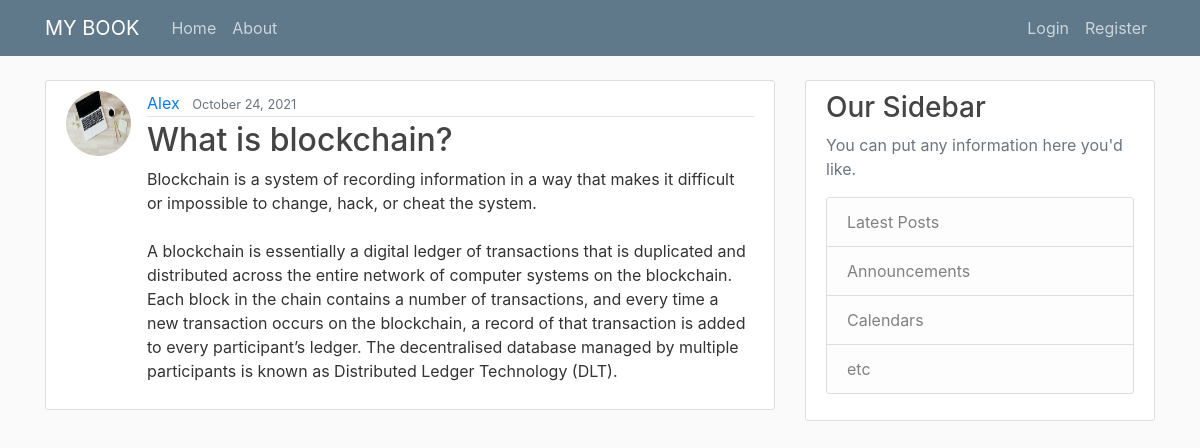
The app's page /post/2/ with its own data.
### blog/models.py (models this page shows, shortened)
class Post(models.Model):
    title = models.CharField(max_length=100)
    content = models.TextField()
    date_posted = models.DateTimeField(default=timezone.now)
    author = models.ForeignKey(User, on_delete=models.CASCADE)

### users/models.py (models this page shows, shortened)
class Profile(models.Model):
    user = models.OneToOneField(User, on_delete=models.CASCADE)
    image = models.ImageField(default='default.jpg', upload_to='profile_pics')

### blog/views.py (the view)
# urls.py: path('post/<int:pk>/', PostDetailView.as_view(), name='post-detail'),
class PostDetailView(DetailView):
    model = Post

### blog/templates/blog/post_detail.html (shortened to what this page needs)
{% extends "blog/base.html" %}
{% block content %}
  <article class="media content-section">
    <img class="rounded-circle article-img" src="{{ object.author.profile.image.url }}">
    <div class="media-body">
      <div class="article-metadata">
        <a class="mr-2" href="#">{{ object.author }}</a>
        <small class="text-muted">{{ object.date_posted|date:"F d, Y" }}</small>
      </div>
      <h2 class="article-title">{{ object.title }}</h2>
      <p class="article-content">{{ object.content }}</p>
    </div>
  </article>
{% endblock content %}

### blog/static/blog/main.css (style rules this page uses)
body { background: #fafafa; color: #333333; margin-top: 5rem; }
h1, h2, h3, h4, h5, h6 { color: #444444; }
.content-section { background: #ffffff; padding: 10px 20px; border: 1px solid #dddddd; border-radius: 3px; margin-bottom: 20px; }
.article-title { color: #444444; }
.article-content { white-space: pre-line; }
.article-img { height: 65px; width: 65px; margin-right: 16px; }
.article-metadata { padding-bottom: 1px; margin-bottom: 4px; border-bottom: 1px solid #e3e3e3 }

### records on screen
Post: author.profile.image (placeholder picture), author "Alex", date_posted "October 24, 2021", title "What is blockchain?", content "Blockchain is a system of recording information in a way that makes it difficult or impossible to change, hack, or cheat the system. A blockchain is essentially a digital ledger of transactions that is duplicated and distributed across the entire network of computer systems on the blockchain. Each block in the chain contains a number of transactions, and every time a new transaction occurs on the blockchain, a record of that transaction is added to every participant’s ledger. The decentralised database managed by multiple participants is known as Distributed Ledger Technology (DLT)."
